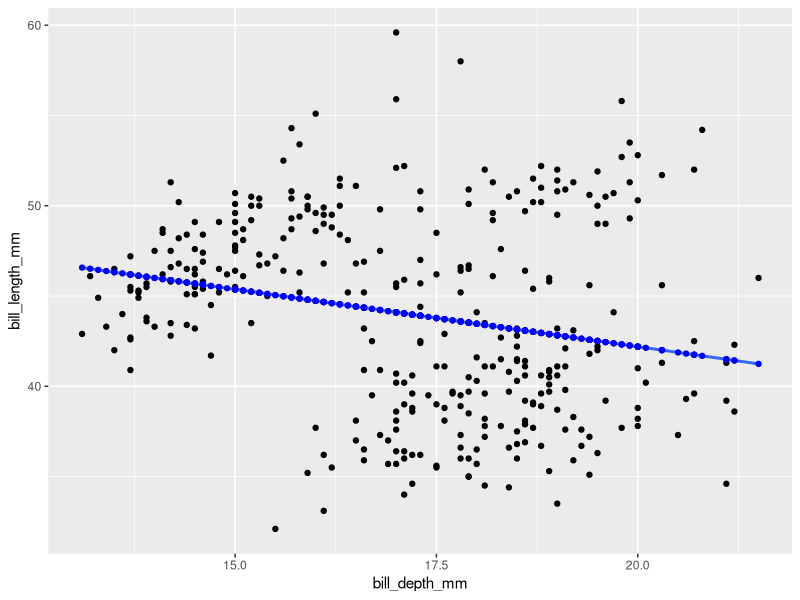
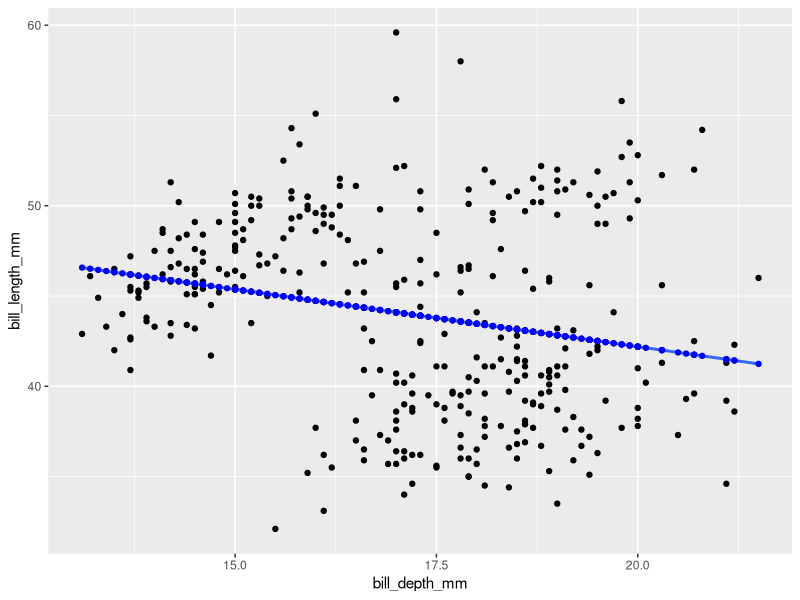
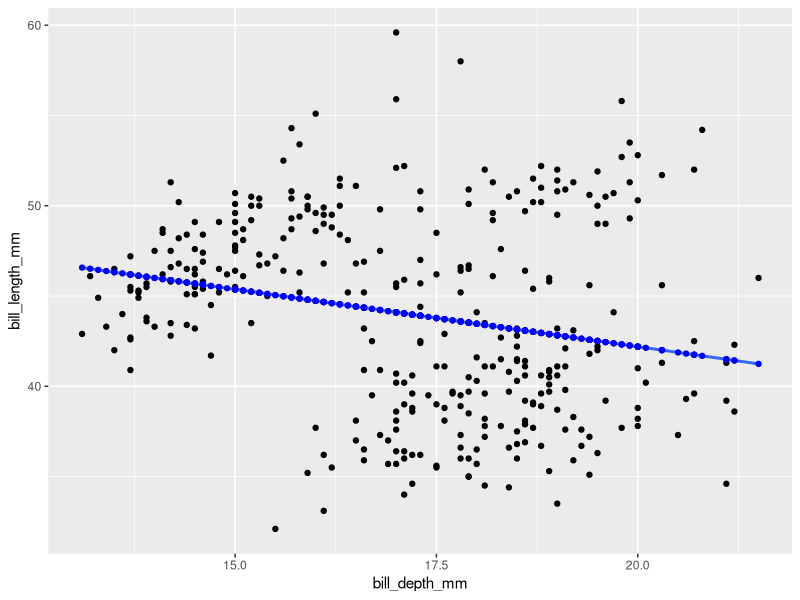
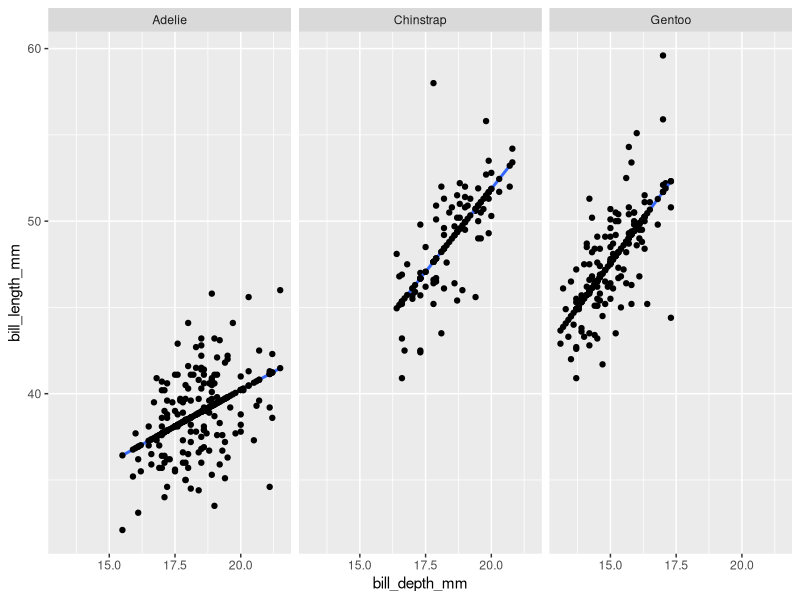
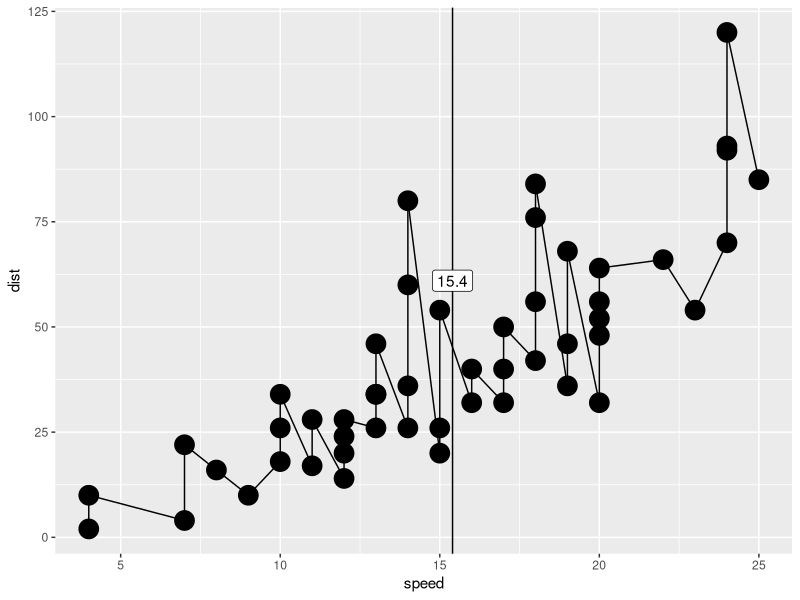

These charts were generated, in order, by the following R code:
## ---- chunk 1
#| label: fitted_1

library(tidyverse)
penguins <- remove_missing(palmerpenguins::penguins)

model <- lm(formula = bill_length_mm ~ bill_depth_mm, 
            data = penguins) 

penguins_w_fitted <- penguins %>% 
  mutate(fitted = model$fitted.values)

penguins %>% 
  ggplot() + 
  aes(x = bill_depth_mm, y = bill_length_mm) +
  geom_point() + 
  geom_smooth(method = "lm", se = F) + 
  geom_point(data = penguins_w_fitted,
             aes(y = fitted),
             color = "blue")
## ---- chunk 2
#| label: fitted_2

compute_group_lm_fitted<- function(data, scales){
  model<-lm(formula= y ~ x, data = data)
  data %>% 
    mutate(y=model$fitted.values)
}

# test out the function
penguins %>%
  # rename to explicitly state the x and y inputs
  rename(x = bill_depth_mm, y = bill_length_mm)%>%
  compute_group_lm_fitted()
## ---- chunk 3
#| label: fitted_3
StatLmFitted<-ggplot2::ggproto(`_class` = "StatLmFitted",
                                  `_inherit` = ggplot2::Stat,
                                  required_aes = c("x", "y"),
                                  compute_group = compute_group_lm_fitted)

# test 
penguins %>% 
  ggplot() + 
  aes(x = bill_depth_mm, y = bill_length_mm) +
  geom_point() + 
  geom_smooth(method = "lm", se = F) + 
  geom_point(stat = StatLmFitted, color = "blue")
## ---- chunk 4
#| label: fitted_4

geom_point_lm_fitted <- function(mapping = NULL, data = NULL,
                           position = "identity", na.rm = FALSE,
                           show.legend = NA,
                           inherit.aes = TRUE, ...) {
  ggplot2::layer(
    stat = StatLmFitted, # proto object from step 2
    geom = ggplot2::GeomPoint, # inherit other behavior
    data = data, 
    mapping = mapping,
    position = position, 
    show.legend = show.legend, 
    inherit.aes = inherit.aes,
    params = list(na.rm = na.rm, ...)
  )
}
## ---- chunk 5
#| label: fitted_5
penguins %>% 
  ggplot() + 
  aes(x = bill_depth_mm, y = bill_length_mm) +
  geom_point() + 
  geom_smooth(method="lm", se= F)+
  geom_point_lm_fitted(color="blue")
## ---- chunk 6
#| label: fitted_6
penguins %>% 
  ggplot() + 
  aes(x = bill_depth_mm, y = bill_length_mm) +
  geom_point() + 
  geom_smooth(method="lm", se= F) +
  geom_point_lm_fitted() + 
  facet_wrap(facets = vars(species))
## ---- chunk 7
library(tidyverse)
compute_group_xmean <- function(data, scales){

data |>
summarize(mean_x = mean(x),
          xintercept = mean_x, 
          y = I(.5),
          x = mean_x)

}

StatXMean <- ggproto("StatXMean", Stat,
                     compute_group = compute_group_xmean,
                     default_aes = aes(label = round(after_stat(mean_x), 2)))

cars|>
  ggplot() + 
  aes(speed, xend = lag(speed),  dist, yend = lag(dist)) +
  geom_point() + 
  layer(geom = GeomVline, stat = StatXMean, position = "identity") +
  geom_label(stat = StatXMean) + 
  geom_segment(lineend = "round") + 
  geom_segment(lineend = "round", aes(xend = speed, yend = dist),
               linewidth = 7)



